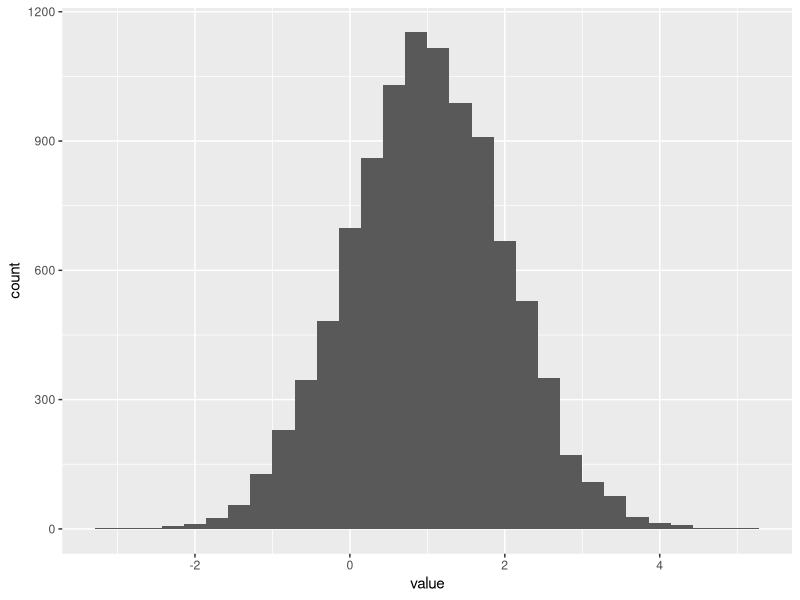

This figure's R source:
## ---- chunk 1
library(ggplot2)

df <- data.frame(value=rnorm(10000, 1, 1))
ggplot(df, aes(x=value)) +
    geom_histogram(bins=30)
